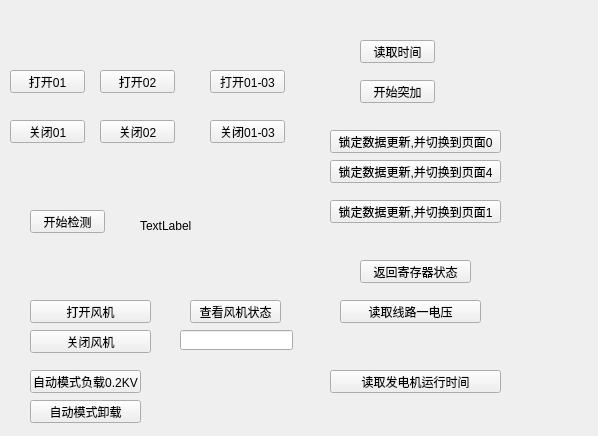
<?xml version="1.0" encoding="UTF-8"?>
<ui version="4.0">
 <class>MainWindow</class>
 <widget class="QMainWindow" name="MainWindow">
  <property name="geometry">
   <rect>
    <x>0</x>
    <y>0</y>
    <width>598</width>
    <height>436</height>
   </rect>
  </property>
  <property name="windowTitle">
   <string>MainWindow</string>
  </property>
  <widget class="QWidget" name="centralWidget">
   <widget class="QPushButton" name="pushButton">
    <property name="geometry">
     <rect>
      <x>10</x>
      <y>70</y>
      <width>75</width>
      <height>23</height>
     </rect>
    </property>
    <property name="text">
     <string>打开01</string>
    </property>
   </widget>
   <widget class="QPushButton" name="pushButton_2">
    <property name="geometry">
     <rect>
      <x>100</x>
      <y>70</y>
      <width>75</width>
      <height>23</height>
     </rect>
    </property>
    <property name="text">
     <string>打开02</string>
    </property>
   </widget>
   <widget class="QPushButton" name="pushButton_3">
    <property name="geometry">
     <rect>
      <x>210</x>
      <y>70</y>
      <width>75</width>
      <height>23</height>
     </rect>
    </property>
    <property name="text">
     <string>打开01-03</string>
    </property>
   </widget>
   <widget class="QPushButton" name="pushButton_4">
    <property name="geometry">
     <rect>
      <x>10</x>
      <y>120</y>
      <width>75</width>
      <height>23</height>
     </rect>
    </property>
    <property name="text">
     <string>关闭01</string>
    </property>
   </widget>
   <widget class="QPushButton" name="pushButton_5">
    <property name="geometry">
     <rect>
      <x>100</x>
      <y>120</y>
      <width>75</width>
      <height>23</height>
     </rect>
    </property>
    <property name="text">
     <string>关闭02</string>
    </property>
   </widget>
   <widget class="QPushButton" name="pushButton_6">
    <property name="geometry">
     <rect>
      <x>210</x>
      <y>120</y>
      <width>75</width>
      <height>23</height>
     </rect>
    </property>
    <property name="text">
     <string>关闭01-03</string>
    </property>
   </widget>
   <widget class="QPushButton" name="pushButton_7">
    <property name="geometry">
     <rect>
      <x>30</x>
      <y>210</y>
      <width>75</width>
      <height>23</height>
     </rect>
    </property>
    <property name="text">
     <string>开始检测</string>
    </property>
   </widget>
   <widget class="QLabel" name="label">
    <property name="geometry">
     <rect>
      <x>140</x>
      <y>220</y>
      <width>54</width>
      <height>12</height>
     </rect>
    </property>
    <property name="text">
     <string>TextLabel</string>
    </property>
   </widget>
   <widget class="QPushButton" name="pushButton_8">
    <property name="geometry">
     <rect>
      <x>330</x>
      <y>130</y>
      <width>171</width>
      <height>23</height>
     </rect>
    </property>
    <property name="text">
     <string>锁定数据更新,并切换到页面0</string>
    </property>
   </widget>
   <widget class="QPushButton" name="pushButton_9">
    <property name="geometry">
     <rect>
      <x>360</x>
      <y>80</y>
      <width>75</width>
      <height>23</height>
     </rect>
    </property>
    <property name="text">
     <string>开始突加</string>
    </property>
   </widget>
   <widget class="QPushButton" name="pushButton_10">
    <property name="geometry">
     <rect>
      <x>360</x>
      <y>40</y>
      <width>75</width>
      <height>23</height>
     </rect>
    </property>
    <property name="text">
     <string>读取时间</string>
    </property>
   </widget>
   <widget class="QPushButton" name="pushButton_11">
    <property name="geometry">
     <rect>
      <x>330</x>
      <y>160</y>
      <width>171</width>
      <height>23</height>
     </rect>
    </property>
    <property name="text">
     <string>锁定数据更新,并切换到页面4</string>
    </property>
   </widget>
   <widget class="QPushButton" name="pushButton_12">
    <property name="geometry">
     <rect>
      <x>360</x>
      <y>260</y>
      <width>111</width>
      <height>23</height>
     </rect>
    </property>
    <property name="text">
     <string>返回寄存器状态</string>
    </property>
   </widget>
   <widget class="QPushButton" name="pushButton_13">
    <property name="geometry">
     <rect>
      <x>330</x>
      <y>200</y>
      <width>171</width>
      <height>23</height>
     </rect>
    </property>
    <property name="text">
     <string>锁定数据更新,并切换到页面1</string>
    </property>
   </widget>
   <widget class="QPushButton" name="pushButton_14">
    <property name="geometry">
     <rect>
      <x>340</x>
      <y>300</y>
      <width>141</width>
      <height>23</height>
     </rect>
    </property>
    <property name="text">
     <string>读取线路一电压</string>
    </property>
   </widget>
   <widget class="QPushButton" name="pushButton_15">
    <property name="geometry">
     <rect>
      <x>330</x>
      <y>370</y>
      <width>171</width>
      <height>23</height>
     </rect>
    </property>
    <property name="text">
     <string>读取发电机运行时间</string>
    </property>
   </widget>
   <widget class="QPushButton" name="pushButton_16">
    <property name="geometry">
     <rect>
      <x>30</x>
      <y>300</y>
      <width>121</width>
      <height>23</height>
     </rect>
    </property>
    <property name="text">
     <string>打开风机</string>
    </property>
   </widget>
   <widget class="QPushButton" name="pushButton_17">
    <property name="geometry">
     <rect>
      <x>30</x>
      <y>330</y>
      <width>121</width>
      <height>23</height>
     </rect>
    </property>
    <property name="text">
     <string>关闭风机</string>
    </property>
   </widget>
   <widget class="QPushButton" name="pushButton_18">
    <property name="geometry">
     <rect>
      <x>30</x>
      <y>370</y>
      <width>111</width>
      <height>23</height>
     </rect>
    </property>
    <property name="text">
     <string>自动模式负载0.2KV</string>
    </property>
   </widget>
   <widget class="QPushButton" name="pushButton_19">
    <property name="geometry">
     <rect>
      <x>30</x>
      <y>400</y>
      <width>111</width>
      <height>23</height>
     </rect>
    </property>
    <property name="text">
     <string>自动模式卸载</string>
    </property>
   </widget>
   <widget class="QPushButton" name="pushButton_20">
    <property name="geometry">
     <rect>
      <x>190</x>
      <y>300</y>
      <width>91</width>
      <height>23</height>
     </rect>
    </property>
    <property name="text">
     <string>查看风机状态</string>
    </property>
   </widget>
   <widget class="QLineEdit" name="lineEdit">
    <property name="geometry">
     <rect>
      <x>180</x>
      <y>330</y>
      <width>113</width>
      <height>20</height>
     </rect>
    </property>
   </widget>
  </widget>
 </widget>
 <layoutdefault spacing="6" margin="11"/>
 <resources/>
 <connections/>
</ui>
